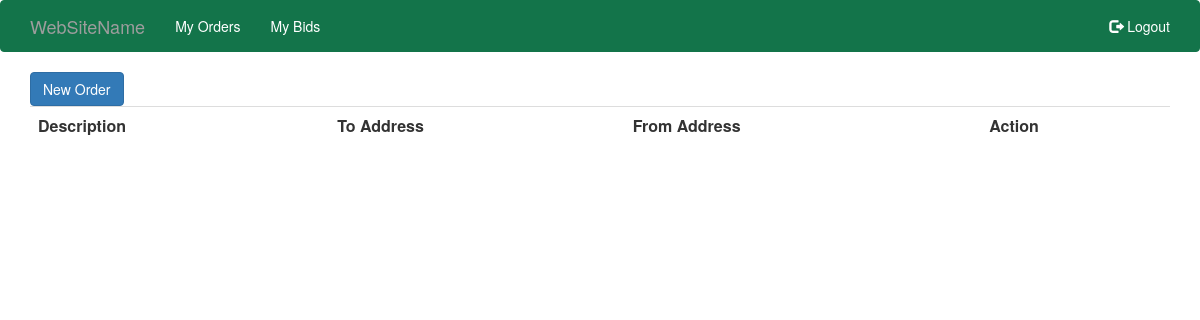
The page /order/list/ (signed in) on the database as committed earlier.
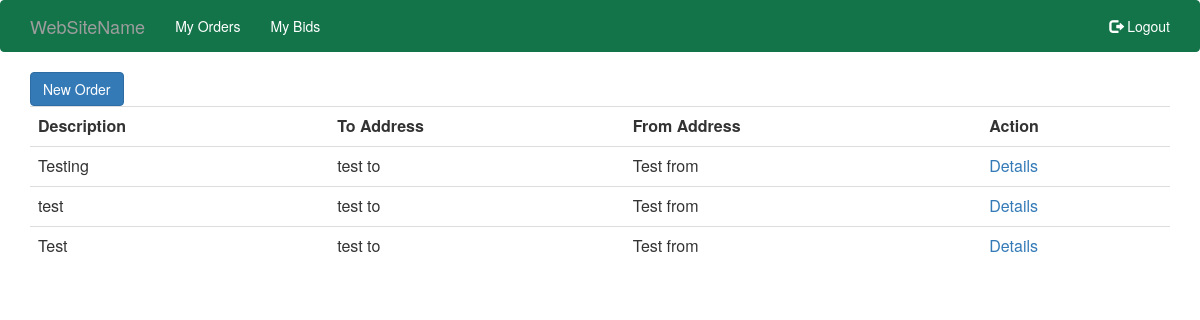
The same page on the database as committed later.
### order/models.py (models this page shows)
class Order(models.Model):
    user = models.ForeignKey(User)
    from_address = models.CharField(max_length=500)
    to_address = models.CharField(max_length=500)
    description = models.TextField()
    def __str__(self):
        return "Deliver from %s to %s." % (self.from_address, self.to_address)

### order/edit_views.py (the view)
# urls.py: url('^order/list/$', login_required(GenericList.as_view(template_name = 'order_list.html', model=Order)), name='order_list'),
class GenericList(ListView):
    def get_queryset(self):
        qs = super(GenericList, self).get_queryset()
        if resolve(self.request.path_info).url_name in  [ 'order_list', 'bid_list' ]:
            print(qs[0].user)
            print(self.request.user)
            qs = qs.filter(user = self.request.user)
            print(qs)
        return qs
    def __init__(self, **kwargs):
        super(GenericList, self).__init__(**kwargs)

### order/templates/order_list.html
{% extends 'base.html' %}
{% block content %}
<a href="{% url 'order_create' %}" class="btn btn-primary">New Order</a>
<table class="table">
    <tr>
        <th>Description</th>
        <th>To Address</th>
        <th>From Address</th>
        <th>Action</th>
    </tr>
    {% for object in object_list %}
        <tr>
            <td>{{object.description}}</td>
            <td>{{object.to_address}}</td>
            <td>{{object.from_address}}</td>
            <td> <a href="{% url 'order_detail' object.pk %}">Details</a> </td>
        </tr>
    {% endfor %}
</table>
{% endblock %}

Rows that differ between the two databases and show on the page:
added Order: description "Testing", to_address "test to", from_address "Test from"
added Order: description "test", to_address "test to", from_address "Test from"
added Order: description "Test", to_address "test to", from_address "Test from"
